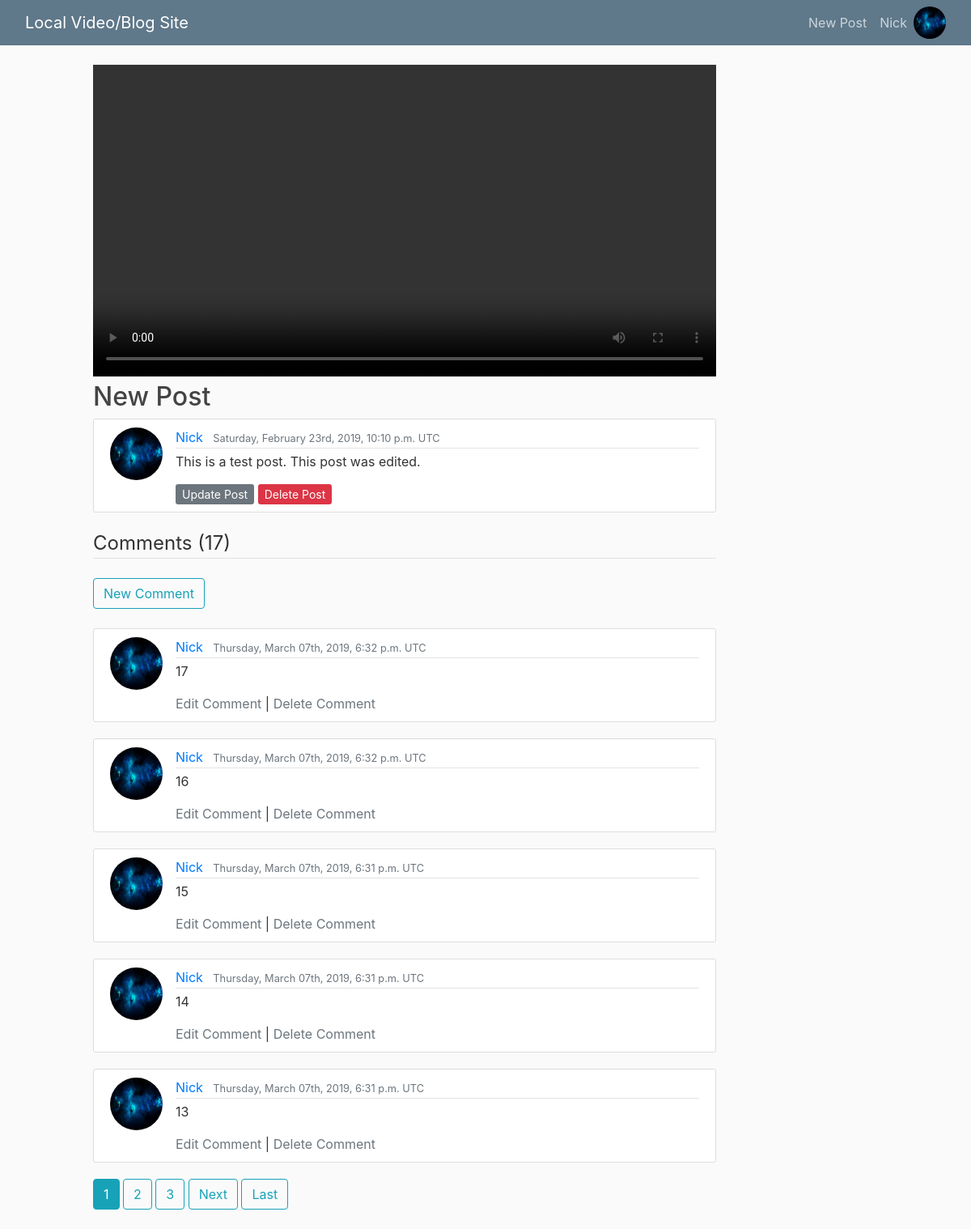
Page /posts/3/ (signed in) on the committed database.
### users/models.py (models this page shows, shortened)
class CustomUser(AbstractUser):
  user_ip = models.GenericIPAddressField(blank=True, null=True, unique=True)
  password = models.GenericIPAddressField(blank=True, null=True)

class Profile(models.Model):
  user = models.OneToOneField(get_user_model(), on_delete=models.CASCADE) # Cascade removes profile if user is deleted
  image = models.ImageField(default='default.jpg', upload_to='profile_pics')

### posts/models.py (models this page shows, shortened)
class Post(models.Model):
  title = models.CharField(max_length=100)
  content = models.TextField()
  date_posted = models.DateTimeField(default=timezone.now) # passing in function for timezone
  author = models.ForeignKey(get_user_model(), on_delete=models.CASCADE) # CASCADE will delete post if user is deleted
  video = models.FileField(blank=True, null=True, upload_to='videos/%Y/%m/%d/',
                           validators=[FileExtensionValidator(allowed_extensions=['mp4', 'ogb', 'webm'])])
  video_thumbnail = models.ImageField(blank=True, default='default_thumbnail.jpg', upload_to='thumbnails/%Y/%m/%d/')

class Comment(models.Model):
  post = models.ForeignKey(Post, on_delete=models.CASCADE)
  author = models.ForeignKey(get_user_model(), on_delete=models.CASCADE)
  comment = models.TextField(verbose_name=u"")
  date_posted = models.DateTimeField(default=timezone.now)

### posts/views.py (the view, shortened to what this page needs)
# urls.py: path('<int:pk>/', PostDetailView.as_view(), name="post-detail"),
class PostDetailView(FormMixin, MultipleObjectMixin, DetailView):
  model = Post
  template_name = 'posts/post_detail.html'
  paginate_by = 5
  form_class = CommentCreationForm # Creation is the default
  form_classes = {'create' : CommentCreationForm,
                  'update' : CommentUpdateForm,
                  'delete' : CommentDeleteForm
                 }
  def get_context_data(self, **kwargs):
    object_list = Comment.objects.filter(post=self.get_object()).order_by('-date_posted')
    context = super(PostDetailView, self).get_context_data(object_list=object_list, **kwargs)
    context['comment_form'] = self.get_form(self.form_classes['create'])
    context['update_form'] = self.get_form(self.form_classes['update'])
    context['delete_form'] = self.get_form(self.form_classes['delete'])
    return context

### posts/templates/posts/post_detail.html (shortened to what this page needs)
{% extends "posts/base.html" %}
{% load crispy_forms_tags %}
{% block video %}
<div class="row">
  <div class="col-md-1"></div>
  <div class="col-md-8">
    {% if object.video %}
      <video name="{{ object.video }}" controls width='100%'>
        <source src="{{ object.video.url }}"></source>
      </video>
    {% endif %}
    <h2 class="article-title">{{ object.title }}</h2>
    <article class="media content-section">
      <img class="rounded-circle article-img" src="{{ object.author.profile.image.url }}">
      <div class="media-body">
        <div class="article-metadata">
          <a class="mr-2" href="{% url 'user-posts' object.author.username %}">{{ object.author }}</a>
          <small class="text-muted">{{ object.date_posted|date:"l, F dS, Y, P T" }}</small>
        </div>
        <p class="article-content break-words">{{ object.content }}</p>
        {% if object.author == user %}
        <div>
          <a class="btn-secondary btn-sm mt-1 mb-1" href="{% url 'post-update' object.id %}">Update Post</a>
          <a class="btn-danger btn-sm mt-1 mb-1" href="{% url 'post-delete' object.id %}">Delete Post</a>
        </div>
        {% endif %}
      </div>
    </article>
    <div id="comment-list" data-url="{% url 'comment-page' object.id %}">
      <div class="row">
        <div class="col-md-12">
            <legend class="border-bottom mb-4">Comments ({{ page_obj.paginator.count }}) </legend>
        </div>
      </div>
        <div id='newcomment-toggle-button1'>
          <button class="btn btn-outline-info" onclick="hideToggleDual('newcomment-toggle-button1','newcomment-toggle-button2')">New Comment</button>
        </div>
      <div class="row">
        <div class="col-md-12">
        </div>
      </div>
      {% include 'posts/comment_page.html' %}
    </div>
  </div>
</div>
{% endblock video %}

### posts/templates/posts/base.html (shortened to what this page needs)
{% extends "posts/shell.html" %}
{% block body %}
    <header class="site-header">
      <nav class="navbar navbar-expand-md navbar-dark bg-steel fixed-top">
        <div class="container-fluid">
          <a class="navbar-brand mr-4" href="/">Local Video/Blog Site</a>
          <div class="collapse navbar-collapse" id="navbarToggle">
            <div class="navbar-nav">
              {% if user.is_authenticated %}
                <a class="nav-item nav-link" href="{% url 'post-create' %}">New Post</a>
                <a class="nav-item nav-link" href="{% url 'profile' %}">{{ user }}</a>
                <a href="{% url 'profile' %}">
                  <img src="{{ user.profile.image.url }}" width="40" height="40" class="rounded-circle">
                </a>
              {% else %}
                <a class="nav-item nav-link" href="{% url 'login' %}">Login</a>
                <a class="nav-item nav-link" href="{% url 'register' %}">Register</a>
              {% endif %}
            </div>
          </div>
        </div>
      </nav>
    </header>
    <main role="main" class="container-fluid">
      {% block video %}{% endblock %}
    </main>
{% endblock body %}

### posts/templates/posts/comment_page.html (shortened to what this page needs)
{% load crispy_forms_tags %}
{% for com in object_list %}
  <article class="media content-section">
    <img class="rounded-circle article-img" src="{{ com.author.profile.image.url }}">
    <div class="media-body">
      <div class="article-metadata">
        <a class="mr-2" href="{% url 'user-posts' com.author.username %}">{{ com.author }}</a>
        <small class="text-muted">{{ com.date_posted|date:"l, F dS, Y, P T" }}</small>
      </div>
      <p class="break-words">{{ com.comment }}</p>
      {% if com.author == user %}
      <div id='changecomment-toggle-button-{{ com.id }}'>
        <a class="text-muted" type="button" onclick="hideToggleDual('changecomment-toggle-button-{{ com.id }}','updatecomment-toggle-button-{{ com.id }}')">Edit Comment</a>
        |
        <a class="text-muted" type="button" onclick="hideToggleDual('changecomment-toggle-button-{{ com.id }}','deletecomment-toggle-button-{{ com.id }}')">Delete Comment</a>
      </div>
      {% endif %}
    </div>
  </article>
  {% endfor %}
  {% if is_paginated %}
  <span class="comment-pagination">
    {% for num in page_obj.paginator.page_range %}
      {% if page_obj.number == num %}
        <a class="btn btn-info mb-4 pag-button" name='page' value='{{ num }}' href="?page={{ num }}">{{ num }}</a>
      {% elif num > page_obj.number|add:'-3' and num < page_obj.number|add:'3' %}
        <a class="btn btn-outline-info mb-4 pag-button" name='page' value='{{ num }}' href="?page={{ num }}">{{ num }}</a>
      {% endif %}
    {% endfor %}
    {% if page_obj.has_next %}
      <a class="btn btn-outline-info mb-4 pag-button" name='page' value='{{ page_obj.next_page_number }}' href="?page={{ page_obj.next_page_number }}">Next</a>
      <a class="btn btn-outline-info mb-4 pag-button" name='page' value='{{ page_obj.paginator.num_pages }}' href="?page={{ page_obj.paginator.num_pages }}">Last</a>
    {% endif %}
  </span>
  {% endif %}

### posts/static/posts/main.css (style rules this page uses)
body { background: #fafafa; color: #333333; margin-top: 5rem; }
h1, h2, h3, h4, h5, h6 { color: #444444; }
.bg-steel { background-color: #5f788a; }
.site-header .navbar-nav .nav-link { color: #cbd5db; }
.content-section { background: #ffffff; padding: 10px 20px; border: 1px solid #dddddd; border-radius: 3px; margin-bottom: 20px; }
.article-title { color: #444444; }
.article-content { white-space: pre-line; }
.article-img { height: 65px; width: 65px; margin-right: 16px; }
.article-metadata { padding-bottom: 1px; margin-bottom: 4px; border-bottom: 1px solid #e3e3e3 }
p.break-words { word-break: break-all; }

### rows in the picture
CustomUser: username "Nick", profile.image (picture)
Post: title "New Post", author.profile.image (picture), author "Nick", date_posted "Saturday, February 23rd, 2019, 10:10 p.m. UTC", content "This is a test post. This post was edited."
Comment: author.profile.image (picture), author "Nick", date_posted "Thursday, March 07th, 2019, 6:32 p.m. UTC", comment "17"
Comment: author.profile.image (picture), author "Nick", date_posted "Thursday, March 07th, 2019, 6:32 p.m. UTC", comment "16"
Comment: author.profile.image (picture), author "Nick", date_posted "Thursday, March 07th, 2019, 6:31 p.m. UTC", comment "15"
Comment: author.profile.image (picture), author "Nick", date_posted "Thursday, March 07th, 2019, 6:31 p.m. UTC", comment "14"
Comment: author.profile.image (picture), author "Nick", date_posted "Thursday, March 07th, 2019, 6:31 p.m. UTC", comment "13"

### other values in the picture
{{ page_obj.paginator.count }} "17"
{{ num }} "1"
{{ num }} "2" "3"
